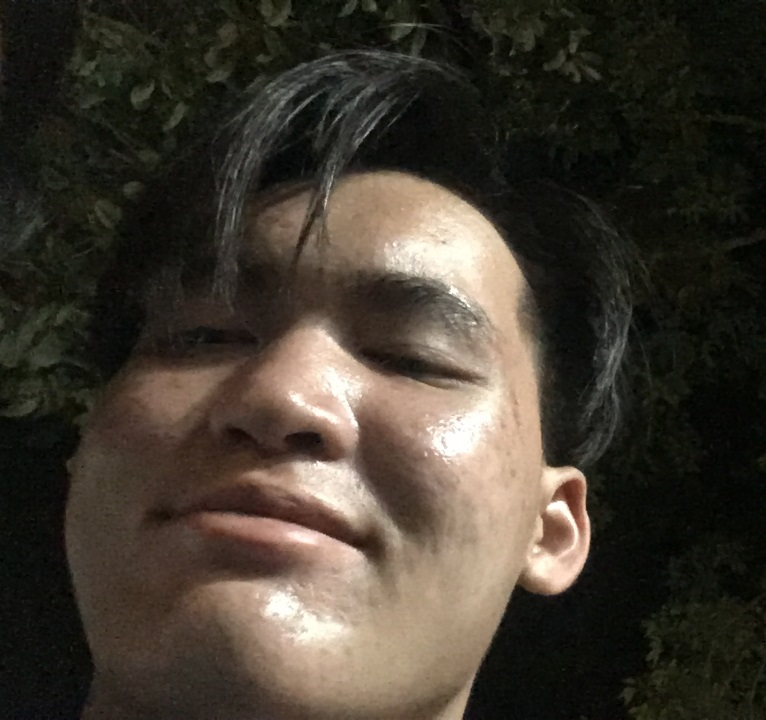
#> input picture Sampling and Quantization/MrGenie.JPG, 766 x 720 px
$ python Ass02.py
#> lines starting #> are read from the running program, lines starting #| are printed output that depends on the picture
#> the answer given: 1
import matplotlib.pyplot as plt
from skimage import io, color, util
from skimage.transform import rescale, resize, downscale_local_mean
from sklearn.cluster import KMeans

def sampling():
    img = io.imread("MrGenie.JPG")
#> img is the input picture: shape (720, 766, 3); mean R, G, B 65, 58, 47.8
    fig, axes = plt.subplots(nrows=2, ncols=3)
    ax = axes.ravel()
    ax[0].imshow(img)
    ax[0].set_title("Original")

    for k in range(5, 0, -1):
        print(k)
        img_resized = resize(img, (img.shape[0] // 2**k, img.shape[1] // 2**k),
                             anti_aliasing=True)

        ax[k].imshow(img_resized)
        ax[k].set_title("x"+ str(2**k))
#> this loop made 5 passes
#> pass 1, in sampling, `img_resized = resize(img, (img.shape[0] // 2**k, img.shape[1] // 2**k)..`:
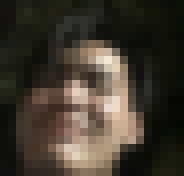
#> img_resized: shape (22, 23, 3) float64 (shown 8 times larger); mean R, G, B 0.255, 0.227, 0.187
#> pass 2, in sampling, `img_resized = resize(img, (img.shape[0] // 2**k, img.shape[1] // 2**k)..`:
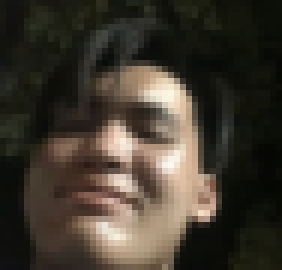
#> img_resized: shape (45, 47, 3) float64 (shown 6 times larger); mean R, G, B 0.255, 0.227, 0.187
#> pass 3, in sampling, `img_resized = resize(img, (img.shape[0] // 2**k, img.shape[1] // 2**k)..`:
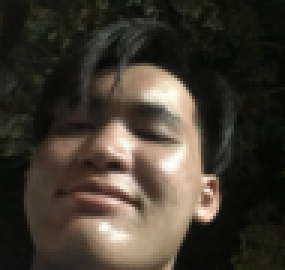
#> img_resized: shape (90, 95, 3) float64 (shown 3 times larger); mean R, G, B 0.255, 0.227, 0.187

    plt.tight_layout()
    plt.show()
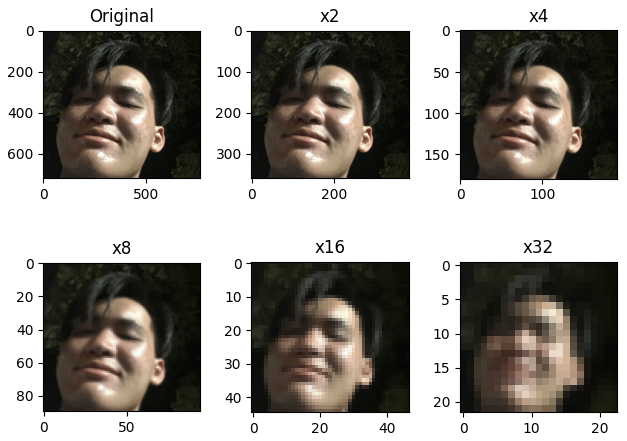
#> figure drawn by matplotlib, 6 panels


def quantization():
    original = io.imread("MrGenie.JPG")
    fig, axes = plt.subplots(nrows=2, ncols=3)
    ax = axes.ravel()
    ax[5].imshow(original)
    ax[5].set_title("original")

    for k in range(1, 6, 1):
        n_colors = 2**k
        arr = original.reshape((-1, 3))
        kmeans = KMeans(n_clusters=n_colors, random_state=42).fit(arr)
        labels = kmeans.labels_
        centers = kmeans.cluster_centers_
        less_colors = centers[labels].reshape(original.shape).astype('uint8')

        print(k-1)
        ax[k-1].imshow(less_colors)
        ax[k-1].set_title(str(n_colors) + " colors")

    plt.tight_layout()
    plt.show()


if __name__ == '__main__':
    x = int(input("Sampling Enter 1 | Quantization Enter 2: "))
    if x == 1:
        sampling()
    elif x == 2:
        print("program will take a while")
        quantization()

$ run again, with Sampling and Quantization/Quantization.png saved as Sampling and Quantization/MrGenie.JPG
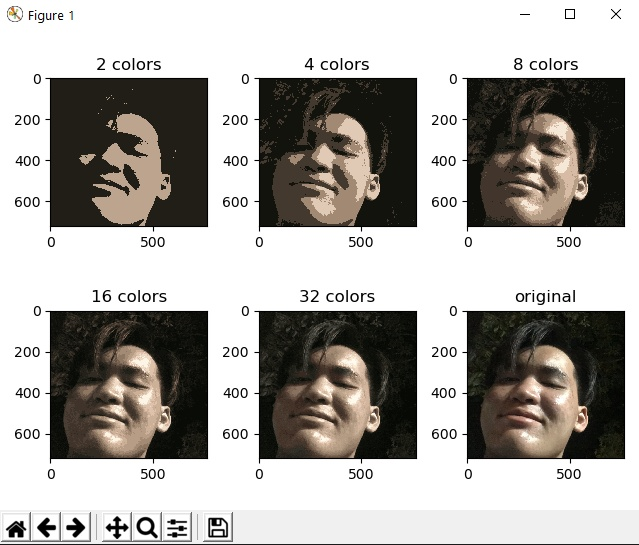
#> input picture Sampling and Quantization/Quantization.png, 639 x 545 px
#> in sampling, img is the input picture: shape (545, 639, 3); mean R, G, B 172, 169.2, 165.2
#> the loop in sampling, `for k in range(5, 0, -1):` made 5 passes
#> pass 2, in sampling, `img_resized = resize(img, (img.shape[0] // 2**k, img.shape[1] // 2**k)..`:
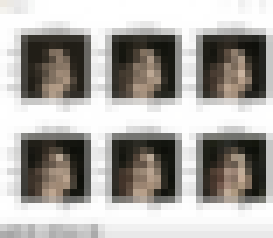
#> img_resized: shape (34, 39, 3) float64 (shown 7 times larger); mean R, G, B 0.675, 0.664, 0.649
#> pass 3, in sampling, `img_resized = resize(img, (img.shape[0] // 2**k, img.shape[1] // 2**k)..`:
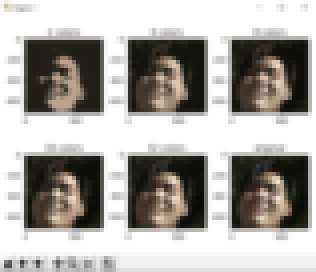
#> img_resized: shape (68, 79, 3) float64 (shown 4 times larger); mean R, G, B 0.675, 0.664, 0.649
